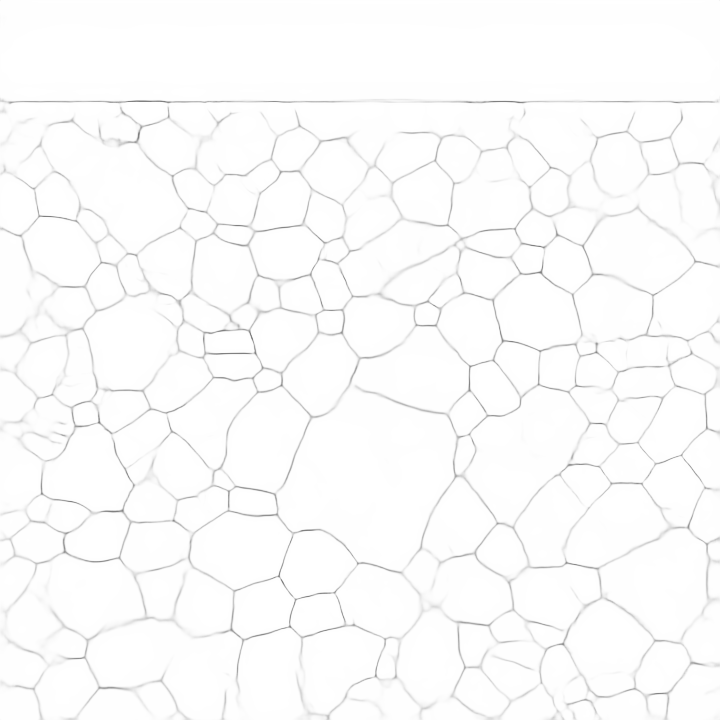
#> input picture tools/thresh/images/0.png, 720 x 720 px
$ python autothresh.py
#> lines starting #> are read from the running program, lines starting #| are printed output that depends on the picture
'''
autothresh
This is a remade version of code written in C
Original Authors: Derrick T. Carpenter, Jeffrey M. Rickman, Katy Barmak
Author: James Eckstein (jamie.k.eckstein@gmail.com)

Original Comment:
Determines a reasonable threshold for a grayscale image based upon the
distribution of image intensities. Calculates an image histogram (number of
pixels as a function of intensity) and assumes that the function is near-
continuous after smoothing. Finds the inflection point after the
peak position and uses this point as the threshold value, binarizing
the image. Also requires that the derivative of the curve is not
changing excessively at the threshold point.

NOTE: this gives repeatable results, but may result in the loss of a large
fraction of the data...especially if the peak in the histogram is very
sharp.
'''
import numpy as np

def smooth_wave(arr, filter_width, flip_ends=True):
    '''
    smooth_wave

    This function averages out the value of each pixel within with the
    filter_width number of pixels surrounding it. With the flip_ends flag
    enabled, the last filter_width/2 values are flipped at the ends of
    arr so that the ends of the input arr don't need to be averaged with 0.
    '''
    bordered_width = len(arr) + 2 * (filter_width//2)
    temp_list = np.zeros(bordered_width)

    temp_list[filter_width//2:-(filter_width//2)] = arr
    if flip_ends:
        for i in range(1, filter_width//2 + 1):
            temp_list[filter_width//2 - i] = arr[i]
            temp_list[-(filter_width//2 - i + 1)] = arr[-(i + 1)]

    smooth_width = bordered_width + filter_width
    smooth = np.zeros(smooth_width)
    for offset in range(filter_width):
        smooth[offset:-(filter_width-offset)] += temp_list
    smooth = smooth / filter_width
    output = smooth[2*(filter_width//2):-filter_width]
    return output

def second_derivative(arr):
    '''
    second_derivative

    This should be standard laplacian code, I tried to make it
    equivalent to the original code
    '''
    output = np.zeros(len(arr) + 2)

    output[1:-1] = -2 * arr
    output[0:-2] += arr
    output[2:] += arr
    # This is what was in the original code (probably replace with an
    # actual endpoint second derivative formula
    output[1] = 0
    output[-2] = 0

    return output[1:-1]

def automatic_threshold(img):
    '''
    automatic_threshold

    This function takes a grayscale image of grain boundaries and returns a good
    thresholdvalue
    '''
    hist = np.zeros(256)
    for pixel in img.flatten():
        hist[pixel] += 1
# [9 lines of commented-out code are left out]

    hist = smooth_wave(hist, 5)
    dhist = np.gradient(hist)
    d2hist = second_derivative(hist)
    max_ind = np.argmax(hist[3:]) + 3

    print(f"Max hist value {max_ind}")
    if max_ind >= 255:
        raise Exception("Automatic thresholding has failed")

    for ind in range(max_ind, 256):
        if d2hist[ind] >= 0:
            max_ind = ind
            break
        if max_ind >= 255:
            raise Exception("Automatic thresholding has failed")

    print(f"Point of inflection hist value {max_ind}")
    for ind in range(max_ind, 256):
        if dhist[ind] >= 1.7 * dhist[ind + 1]:
            max_ind = ind
            break
        if ind == 255:
            raise Exception("Automatic thresholding has failed")

    return max_ind

if __name__=='__main__':
    from skimage import io

    img_in = io.imread('images/0.png')
#> img_in is the input picture: shape (720, 720); min 128, max 255, mean 251.4
    img_in = img_in - 64
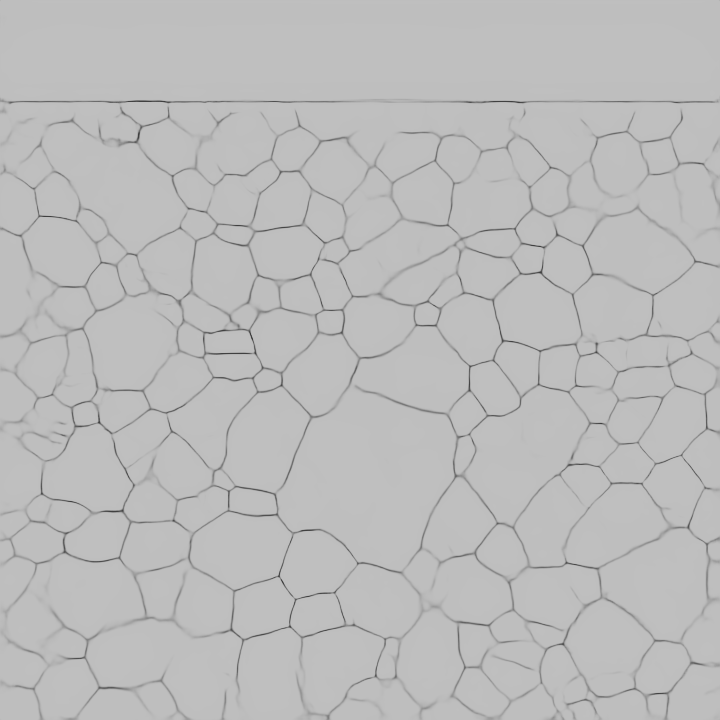
#> img_in: shape (720, 720); min 64, max 191, mean 187.4
    # img_in = io.imread('images/cat.png')
    # img_in = np.int32((255/np.max(img_in)) * img_in)
    thresh = automatic_threshold(img_in)
#> the loop in automatic_threshold, `for pixel in img.flatten():` made 518400 passes
#> pixel on passes 1 to 3: 182, 190, 190
#> after the loop in automatic_threshold, `for pixel in img.flatten():`: hist = 256 values, max 239510 at index 190, min 0 at index 0, mean 2025
#> in smooth_wave, `bordered_width = len(arr) + 2 * (filter_width//2)`: bordered_width = 260
#> after the loop in smooth_wave, `for i in range(1, filter_width//2 + 1):`: temp_list = 260 values, max 239510 at index 192, min 0 at index 0, mean 1993.8
#> in smooth_wave, `smooth_width = bordered_width + filter_width`: smooth_width = 265
#> after the loop in smooth_wave, `for offset in range(filter_width):`: smooth = 265 values, max 458610 at index 193, min 0 at index 0, mean 9781.1
#> in smooth_wave, `smooth = smooth / filter_width`: smooth = 265 values, max 91722 at index 193, min 0 at index 0, mean 1956.2
#> in smooth_wave, `output = smooth[2*(filter_width//2):-filter_width]`: output = 256 values, max 91722 at index 189, min 0 at index 0, mean 2025
#> in automatic_threshold, `hist = smooth_wave(hist, 5)`: hist has the same summary as output in smooth_wave
#> in automatic_threshold, `dhist = np.gradient(hist)`: dhist = 256 values, max 42700.5 at index 188, min -43430 at index 193, mean -2.84e-14
#> in second_derivative, `output = np.zeros(len(arr) + 2)`: output = 258 values from 0 to 0
#> in automatic_threshold, `d2hist = second_derivative(hist)`: d2hist = 256 values, max 45400.4 at index 187, min -45505 at index 192, mean 1.39e-17
#> in automatic_threshold, `max_ind = np.argmax(hist[3:]) + 3`: max_ind = 189
#| Max hist value 189
#| Point of inflection hist value 193
#> thresh = 195
    print(f"The thresh was: {thresh}")
#| The thresh was: 195
#    img = img < thresh
#    io.imshow(img)
#    io.show()

$ run again, with tools/thresh/images/hist.png copied over tools/thresh/images/0.png
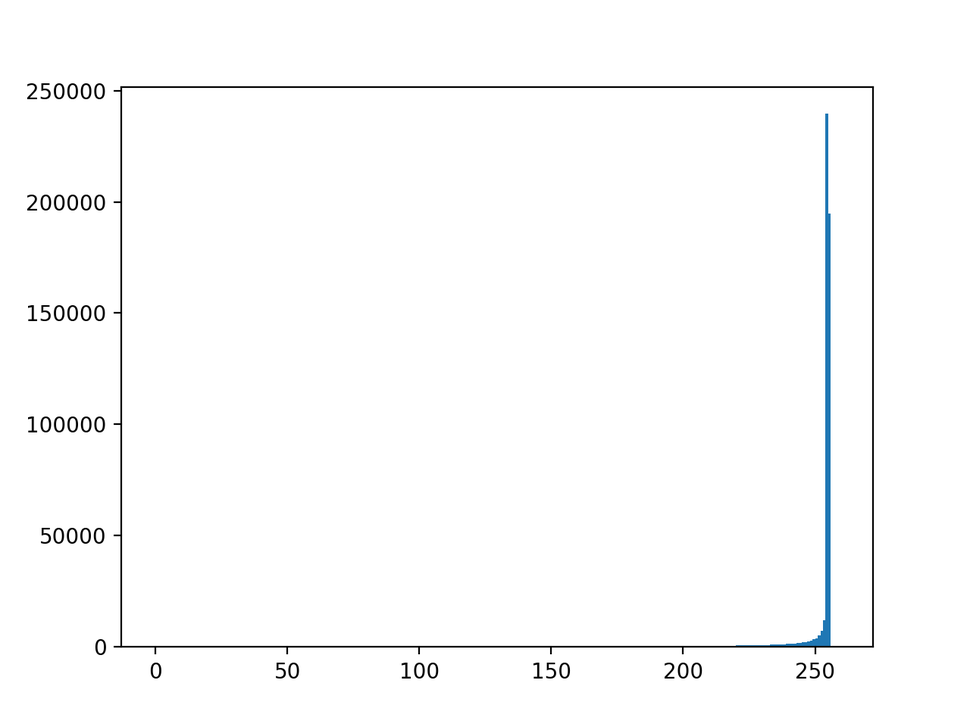
#> input picture tools/thresh/images/hist.png, 970 x 727 px, shrunk from 1280 x 960 before the run
#> img_in is the input picture: shape (727, 970, 4); mean R, G, B, A 251.3, 251.7, 251.9, 255
#> `img_in = img_in - 64`:
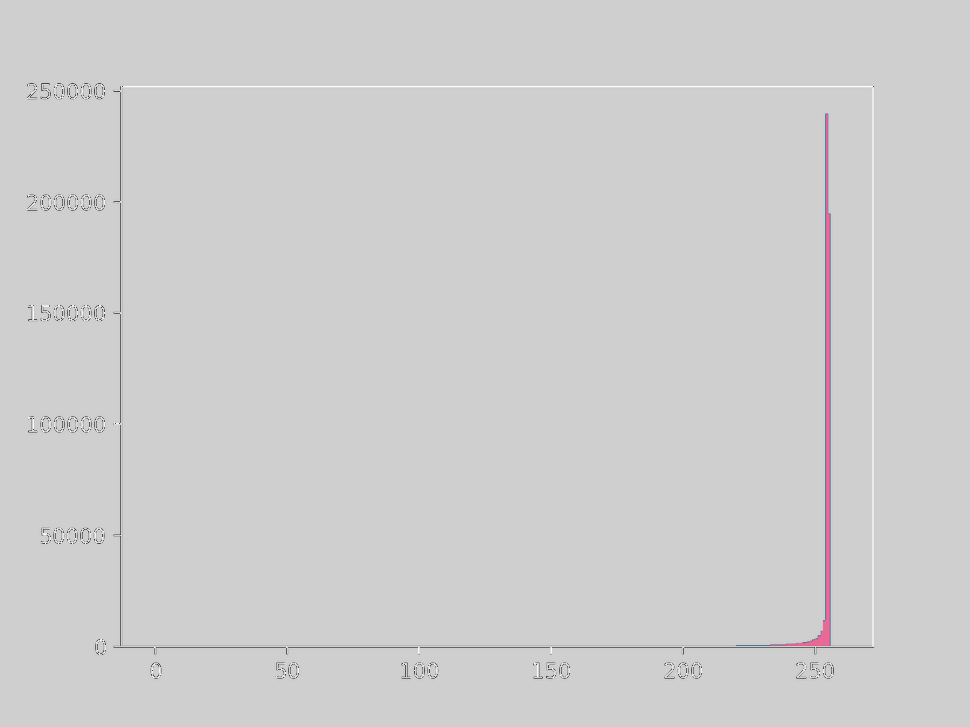
#> img_in: shape (727, 970, 4); mean R, G, B, A 190.3, 189.9, 190.2, 191; transparent parts drawn white
#> after the loop in automatic_threshold, `for pixel in img.flatten():`: hist = 256 values, max 2739726 at index 191, min 13 at index 85, mean 11018.6
#> bordered_width = 260
#> after the loop in smooth_wave, `for i in range(1, filter_width//2 + 1):`: temp_list = 260 values, max 2739726 at index 193, min 13 at index 87, mean 10858.6
#> smooth_width = 265
#> after the loop in smooth_wave, `for offset in range(filter_width):`: smooth = 265 values, max 2775471 at index 194, min 0 at index 264, mean 53268.4
#> in smooth_wave, `smooth = smooth / filter_width`: smooth = 265 values, max 555094.2 at index 194, min 0 at index 264, mean 10653.7
#> in smooth_wave, `output = smooth[2*(filter_width//2):-filter_width]`: output = 256 values, max 555094.2 at index 190, min 24 at index 246, mean 11020.4
#> in automatic_threshold, `hist = smooth_wave(hist, 5)`: hist has the same summary as output in smooth_wave
#> dhist = 256 values, max 275683.9 at index 188, min -275838.2 at index 193, mean 4.45
#> in second_derivative, `output = np.zeros(len(arr) + 2)`: output = 258 values from 0 to 0
#> d2hist = 256 values, max 546549.6 at index 194, min -547326.4 at index 189, mean 1.74
#> in automatic_threshold, `max_ind = np.argmax(hist[3:]) + 3`: max_ind = 190
#| Max hist value 190
#| Point of inflection hist value 194
#> thresh = 198
#| The thresh was: 198
